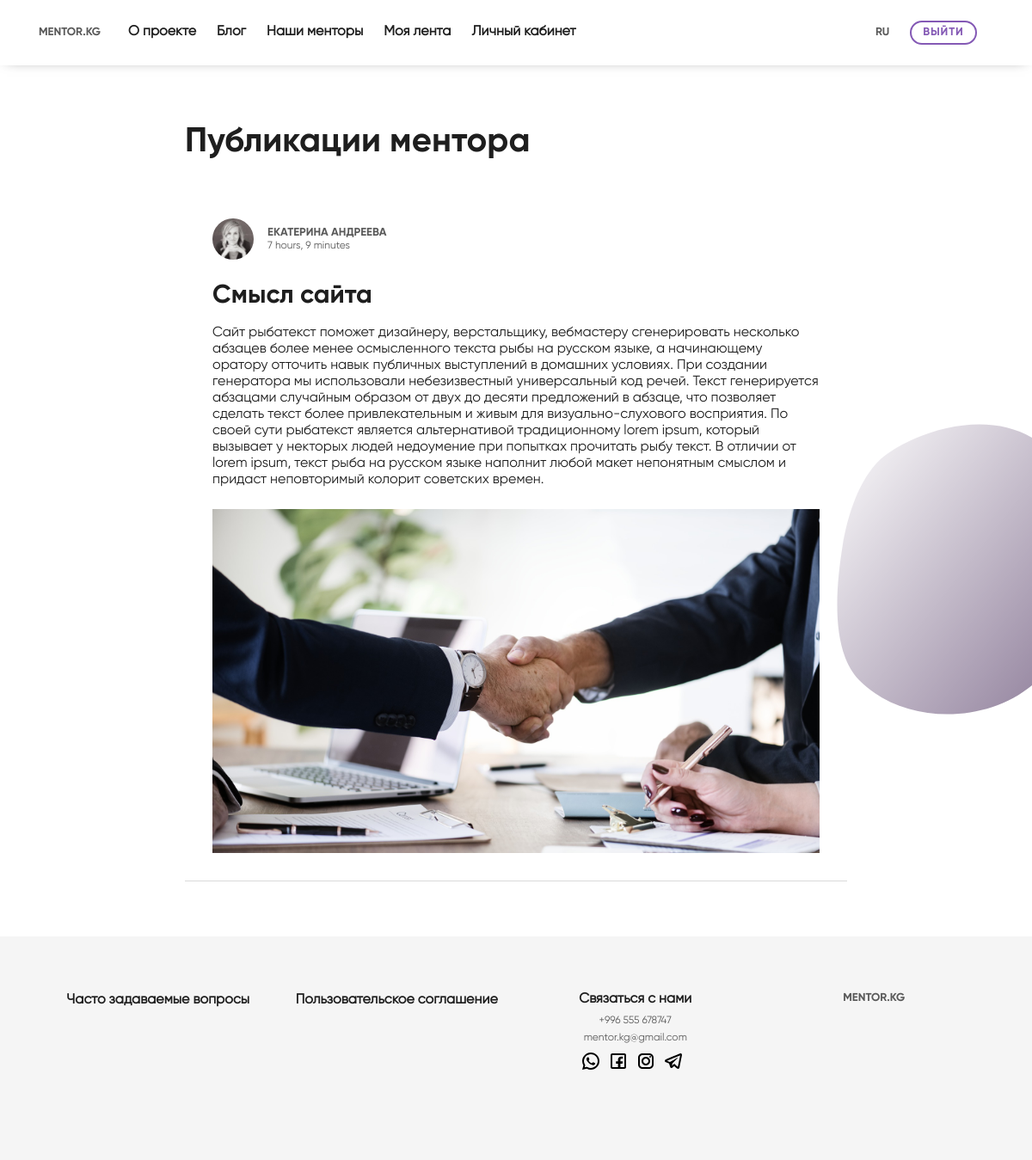
Screenshot of /user/blog/ (signed in) with the database file from the repository.
### blog/models.py (models this page shows, shortened)
class Blog(models.Model):
    user = models.ForeignKey(User, on_delete=models.CASCADE)
    title = models.CharField(max_length=100)
    content = models.TextField()
    updated = models.DateTimeField(auto_now=True)
    timestamp = models.DateTimeField(auto_now_add=True)

class BlogImage(models.Model):
    image = models.ImageField(null=True, blank=True, upload_to='blog_images')
    blog = models.ForeignKey(Blog, on_delete=models.CASCADE)

### accounts/models.py (models this page shows, shortened)
class UserProfile(models.Model):
    user = models.OneToOneField(settings.AUTH_USER_MODEL, related_name='profile', on_delete=models.CASCADE)
    image = models.ImageField(default='default.png', upload_to='profile_pics')
    position = models.CharField(max_length=120)
    company = models.CharField(max_length=120)
    biography = models.TextField()
    expectations = models.TextField()
    following = models.ManyToManyField(settings.AUTH_USER_MODEL, blank=True, related_name='followed_by')
    objects = UserProfileManager()
    def get_following(self):
        users = self.following.all()
        return users.exclude(username=self.user.username)

### accounts/views.py (the view)
# urls.py: path('<username>/blog/', UserBlog.as_view(), name='user_blog'),
class UserBlog(DetailView):
    template_name = "accounts/blog_user_list.html"
    queryset = User.objects.all()
    def get_object(self):
        return get_object_or_404(User, username__iexact=self.kwargs.get("username"))
    def get_context_data(self, *args, **kwargs):
        context = super(UserBlog, self).get_context_data(*args, **kwargs)
        context["following"] = UserProfile.objects.is_following(self.request.user, self.get_object())
        context['recommended'] = UserProfile.objects.recommended(self.request.user)
        return context

### accounts/models.py (called while the page is built)
    def is_following(self, user, followed_by_user):
        user_profile, created = UserProfile.objects.get_or_create(user=user)
        if created:
            return False
        if followed_by_user in user_profile.following.all():
            return True
        return False

    def recommended(self, user, limit_to=10):
        print(user)
        profile = user.profile
        following = profile.following.all()
        following = profile.get_following()
        qs = self.get_queryset().exclude(user__in=following).exclude(id=profile.id).order_by("?")[:limit_to]
        return qs

### accounts/templates/accounts/blog_user_list.html (shortened to what this page needs)
{% extends "base.html" %}
{% load crispy_forms_tags %}
{% block content %}
    <main>
        <div class="background-blobs">
            <section>
                <div
                        class="container col-lg-8 col-md-10 col-sm-12"
                        id="blog__blog-cards"
                >
                    <h2 class="font-title">Публикации ментора</h2>
                    {% for blog in object.blog_set.all %}
                        <div class="blog-card">
                            <div class="blog-card__blog-card-header">
                                <div class="blog-card__blog-card-header__avatar">
                                    <img src="{{ blog.user.profile.image.url }}">
                                </div>
                                <div class="blog_card__blog-card-header__username">
                                    <h4 class="font-subtitle"><a href="/{{ blog.user.username }}">{{ blog.user.first_name }} {{ blog.user.last_name }}</a></h4>
                                    <p class="font-text-sm">{{ blog.timestamp|timesince }}</p>
                                </div>
                            </div>
                            <div class="blog-card__blog-card-body">
                                <h4 class="font-title-sm">
                                    <a href="{% url 'blog:detail' blog.id %}"
                                    >{{ blog.title }}</a
                                    >
                                </h4>
                                <p class="font-text">
                                    {{ blog.content }}
                                </p>
                                <div class="blog-card__blog-card-body__img">
                                        <img src="{{ blog.blogimage_set.first.image.url }}"/>
                                </div>
                            </div>
                        </div>
                    {% empty %}
                        <h5>Пока публикаций нет</h5>
                    {% endfor %}
                </div>
            </section>
        </div>
    </main>
{% endblock content %}

### rows the page displays
Blog: user.profile.image (picture), user.first_name "ЕКАТЕРИНА", user.last_name "АНДРЕЕВА", timestamp "7 hours, 9 minutes", title "Смысл сайта", content "Сайт рыбатекст поможет дизайнеру, верстальщику, вебмастеру сгенерировать несколько абзацев более менее осмысленного текста рыбы на русском языке, а начинающему оратору отточить навык публичных выступлений в домашних условиях. При создании генератора мы использовали небезизвестный универсальный код речей. Текст генерируется абзацами случайным образом от двух до десяти предложений в абзаце, что позволяет сделать текст более привлекательным и живым для визуально-слухового восприятия. По своей сути рыбатекст является альтернативой традиционному lorem ipsum, который вызывает у некторых людей недоумение при попытках прочитать рыбу текст. В отличии от lorem ipsum, текст рыба на русском языке…", blogimage_set.first.image (picture)
